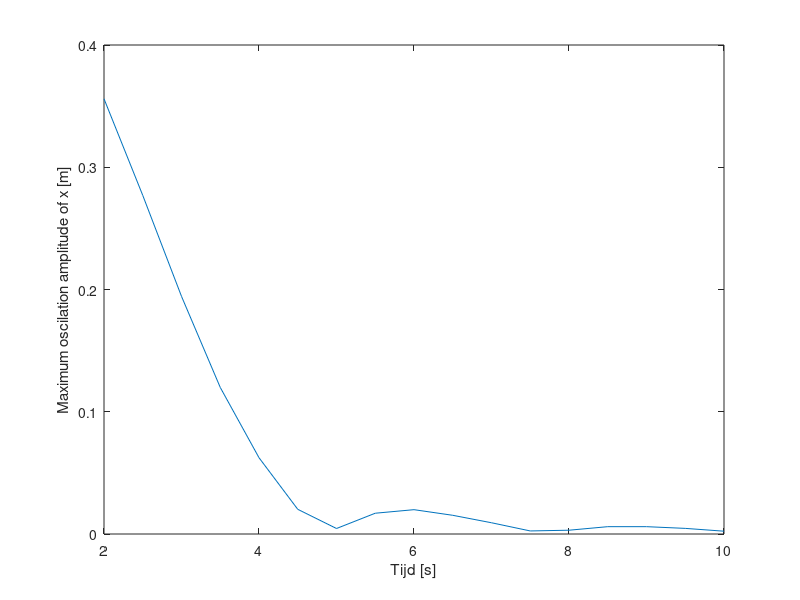

The MATLAB source for this figure:
tijd = [2:0.5:10]
max_x = [0.356;0.277;0.1944;0.1199;0.0624;0.0202;0.0045;0.017;0.0199;0.0153;0.0092;0.0025;0.0031;0.006;0.006;0.0046;0.0023];

figure
plot(tijd, max_x)
xlabel('Tijd [s]')
ylabel('Maximum oscilation amplitude of x [m]')